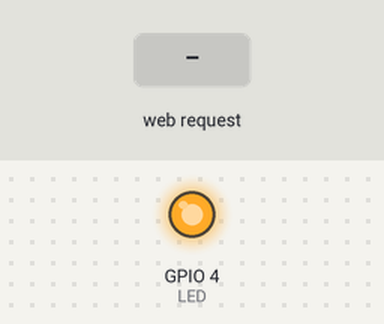
This sketch was run on a simulated ESP32. Parts: output pins drawn as LEDs (lit = HIGH). Inputs (shaded band) come from the test bench. WiFi joins after 1.5 s; servers stay silent unless stated; what the sketch prints to the serial monitor is not drawn.

Above: at 2.7 s.
2.8 s: HTTP request GET /LED=ON received
At 3.4 s:
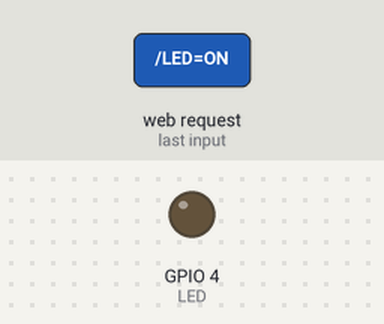
4.3 s: HTTP request GET /LED=OFF received
At 4.6 s:
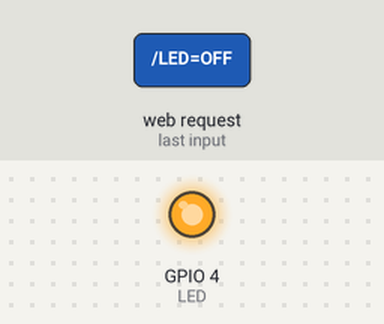
Timing chart, 0 to 7.3 s (numbered marks = the images above; inputs shaded):
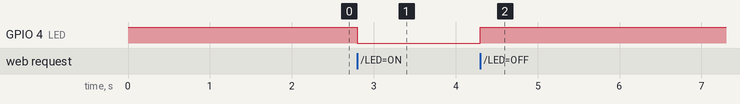

Measured:
- after the input at 2.8 s, GPIO 4 (LED): HIGH → LOW at once
- after the input at 4.3 s, GPIO 4 (LED): LOW → HIGH at once

The sketch:

esp32server.ino
```cpp
#include <WiFi.h>
#define LED_BUILTIN 4

const char* ssid = "ssid";
const char* password = "password";
int LED = LED_BUILTIN;
int ON = LOW;
int OFF = HIGH;
WiFiServer server(80);
void setup() {
  Serial.begin(115200);
  pinMode(LED, OUTPUT);
  digitalWrite(LED, OFF);
  Serial.print("Connecting to the Network");
  WiFi.begin(ssid, password);
  while (WiFi.status() != WL_CONNECTED) {
    delay(500);
    Serial.print(".");
  }
  Serial.println("WiFi connected");
  server.begin();  // Starts the Server
  Serial.println("Server started");
  Serial.print("IP Address of network: ");
  Serial.println(WiFi.localIP());
  Serial.print("Copy and paste the following URL: http://");
  Serial.print(WiFi.localIP());
  Serial.println("/");
}
void loop() {
  WiFiClient client = server.available();
  if (!client) {
    return;
  }
  Serial.println("Waiting for new client");
  while (!client.available()) {
    delay(1);
  }
  String request = client.readStringUntil('\r');
  Serial.println(request);
  client.flush();
  int value = LOW;
  if (request.indexOf("/LED=ON") != -1) {
    digitalWrite(LED, ON);  // Turn ON LED
    value = HIGH;
  }
  if (request.indexOf("/LED=OFF") != -1) {
    digitalWrite(LED, OFF);  // Turn OFF LED
    value = LOW;
  }
  /*------------------HTML Page Creation---------------------*/
  client.println("HTTP/1.1 200 OK");
  client.println("Content-Type: text/html");
  client.println("");
  client.println("<!DOCTYPE HTML>");
  client.println("<html>");
  client.print("LED: ");
  if (value == HIGH) {
    client.print("ON");
  } else {
    client.print("OFF");
  }
  client.println("<br><br>");
  client.println("<a href=\"/LED=ON\"\"><button>ON</button></a>");
  client.println("<a href=\"/LED=OFF\"\"><button>OFF</button></a><br/>");
  client.println("</html>");
  delay(1);
  Serial.println("Client disonnected");
  Serial.println("");
}
```
